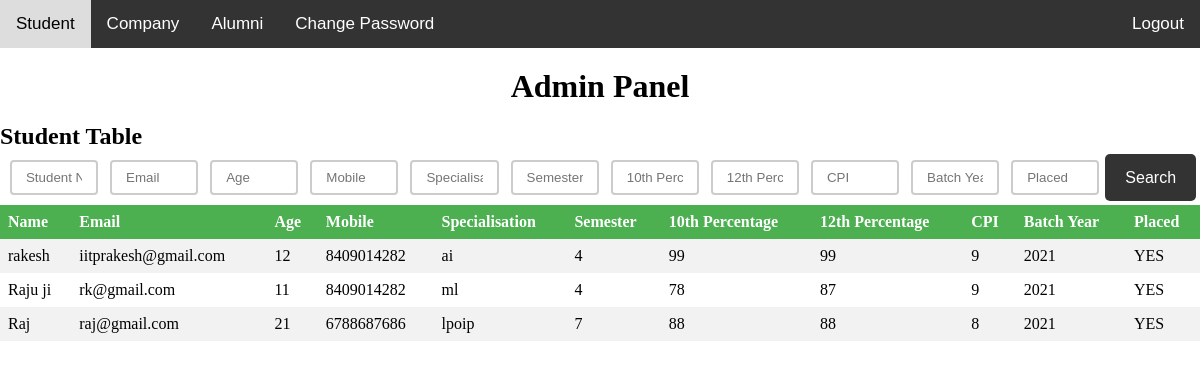
The app's page /adminstudent.php with its own data.
### tables this page shows
CREATE TABLE `students` (
  `id` int NOT NULL AUTO_INCREMENT COMMENT 'Primary Key',
  `name` varchar(100) NOT NULL,
  `email` varchar(100) NOT NULL,
  `password` varchar(100) NOT NULL,
  `age` int NOT NULL,
  `Mobile` decimal(10,0) NOT NULL,
  `specialisation` varchar(100) NOT NULL,
  `semester` int NOT NULL,
  `percentage10` float NOT NULL,
  `percentage12` float NOT NULL,
  `CPI` float NOT NULL,
  `year` int NOT NULL,
  `placed` varchar(3) NOT NULL,
  PRIMARY KEY (`id`),
  UNIQUE KEY `emailId` (`email`)
);

### adminstudent.php (the view, shortened to what this page needs)
<?php
include 'dp.php';
?>
<!DOCTYPE html>
<html lang="en">
<head>
</head>
<body>
    <div class="navbar">
        <a href="adminstudent.php">Student</a>
        <a href="admincompany.php">Company</a>
        <a href="adminalumni.php">Alumni</a>
        <form method="post" action="updatepassword.php">
            <a href="updatepassword.php">Change Password</a>
        </form>
        <a href="logout.php" class="logout">Logout</a>
    </div>
    <center>
        <h1>Admin Panel</h1><br>
    </center>
    <h2>Student Table</h2>
    <div class="search">
        <form method="post">
            <input type="text" placeholder="Student Name" onkeyup="filterTable(0, 'student_table')" name="student_name">
            <input type="text" placeholder="Email" onkeyup="filterTable(1, 'student_table')" name="email">
            <input type="text" placeholder="Age" onkeyup="filterTable(2, 'student_table')" name="age">
            <input type="text" placeholder="Mobile" onkeyup="filterTable(3, 'student_table')" name="mobile">
            <input type="text" placeholder="Specialisation" onkeyup="filterTable(4, 'student_table')" name="specialisation">
            <input type="text" placeholder="Semester" onkeyup="filterTable(5, 'student_table')" name="semester">
            <input type="text" placeholder="10th Percentage" onkeyup="filterTable(6, 'student_table')" name="tenth_percentage">
            <input type="text" placeholder="12th Percentage" onkeyup="filterTable(7, 'student_table')" name="twelfth_percentage">
            <input type="text" placeholder="CPI" onkeyup="filterTable(8, 'student_table')" name="cpi">
            <input type="text" placeholder="Batch Year" onkeyup="filterTable(9, 'student_table')" name="batch_year">
            <input type="text" placeholder="Placed" onkeyup="filterTable(10, 'student_table')" name="placed">
            <button class="search" type="submit" name="search_submit">Search</button>
        </form>
    </div>
    <?php
    $sql = "SELECT * FROM students";
    $result = mysqli_query($conn, $sql);
    if (mysqli_num_rows($result) > 0) {
        echo "<table id='student_table'>";
        echo "<tr><th onclick=\"sortTable(0,'student_table')\">Name</th><th onclick=\"sortTable(1,'student_table')\">Email</th><th onclick=\"sortTable(2,'student_table')\">Age</th><th onclick=\"sortTable(3,'student_table')\">Mobile</th><th onclick=\"sortTable(4,'student_table')\">Specialisation</th><th onclick=\"sortTable(5,'student_table')\">Semester</th><th onclick=\"sortTable(6,'student_table')\">10th Percentage</th><th onclick=\"sortTable(7,'student_table')\">12th Percentage</th><th onclick=\"sortTable(8,'student_table')\">CPI</th><th onclick=\"sortTable(9,'student_table')\">Batch Year</th><th onclick=\"sortTable(10,'student_table')\">Placed</th></tr>";
        while ($row = mysqli_fetch_assoc($result)) { ?>
            <tr>
                <td><?php echo $row['name']; ?></td>
                <td><?php echo $row['email']; ?></td>
                <td><?php echo $row['age']; ?></td>
                <td><?php echo $row['Mobile']; ?></td>
                <td><?php echo $row['specialisation']; ?></td>
                <td><?php echo $row['semester']; ?></td>
                <td><?php echo $row['percentage10']; ?></td>
                <td><?php echo $row['percentage12']; ?></td>
                <td><?php echo $row['CPI']; ?></td>
                <td><?php echo $row['year']; ?></td>
                <td><?php echo $row['placed']; ?></td>
            </tr>
    <?php
        }
        echo "</table>";
    } else {
        echo "No student data found.";
    }
    ?>
</body>
</html>

### adminstudent.php (style rules this page uses)
* { box-sizing: border-box; margin: 0; padding: 0; }
.navbar { overflow: hidden; background-color: #333; font-family: Arial, sans-serif; }
.navbar a { float: left; color: white; text-align: center; padding: 14px 16px; text-decoration: none; font-size: 17px; }
.navbar a.logout { float: right; }
table { border-collapse: collapse; width: 100%; }
th, td { text-align: left; padding: 8px; }
tr:nth-child(even) { background-color: #f2f2f2; }
th { background-color: #4CAF50; color: white; cursor: pointer; }
h1 { text-align: center; margin-top: 20px; }
.search form { width: 100%; display: flex; justify-content: center; padding: 4px; }
.search input[type="text"] { width: 100%; padding: 8px 14px; margin: 6px; box-sizing: border-box; border: 2px solid #ccc; border-radius: 4px; }
.search button { background-color: #333; color: white; padding: 10px 20px; border: none; border-radius: 5px; font-size: 16px; cursor: pointer; transition: background-color 0.3s ease; }

### records on screen
students: name "rakesh", email "iitprakesh@gmail.com", age "12", Mobile "8409014282", specialisation "ai", semester "4", percentage10 "99", percentage12 "99", CPI "9", year "2021", placed "YES"
students: name "Raju ji", email "rk@gmail.com", age "11", Mobile "8409014282", specialisation "ml", semester "4", percentage10 "78", percentage12 "87", CPI "9", year "2021", placed "YES"
students: name "Raj", email "raj@gmail.com", age "21", Mobile "6788687686", specialisation "lpoip", semester "7", percentage10 "88", percentage12 "88", CPI "8", year "2021", placed "YES"
